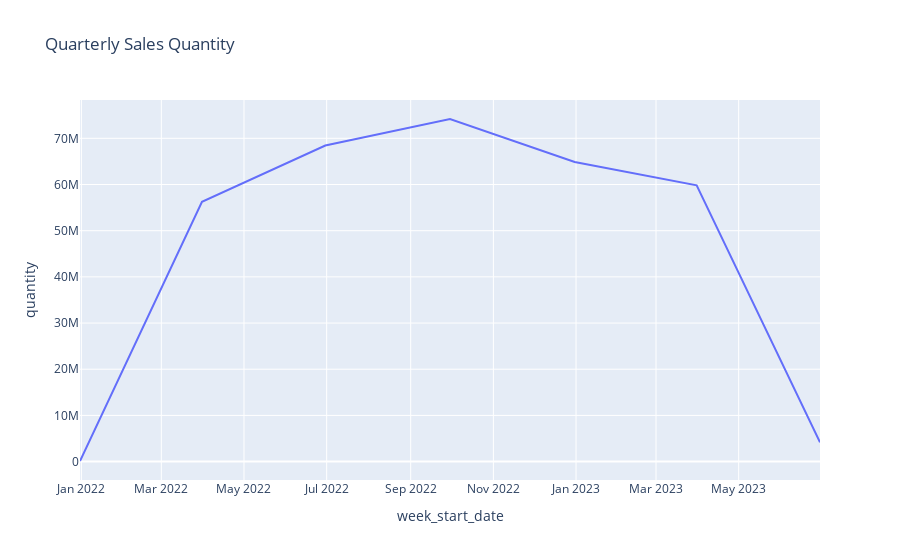

Notebook code cell kept with this figure:
### Markdown cell above
Sesuai plot diatas, bisa kita lihat quantity sales selalu naik turun tapi umum nya di jumlah yang berdekatan. Terjadi nya penurunan yang besar di sekitar awal May 2022. Saya asumsi ini disebabkan libur lebaran 2022, dimana sedang cuti bersama sehingga menurunkan transaksi yang terjadi. Sedangkan minggu setelah nya langsung mencetak record tertinggi penjualan dalam seminggu, mungkin juga disebabkan setelah lebaran, para konsumer mendapat THR sehingga banyak yang langsung berbelanja produk kita

### Code cell
quarterly = data.resample('Q', on='week_start_date').sum()
fig = px.line(quarterly, x=quarterly.index, y='quantity', title='Quarterly Sales Quantity')
fig.show()

### Figure 1 — Plotly figure (JSON) as saved in the notebook; plotly's stock layout.template omitted (floating-point values rounded to 4 significant figures)
{"data": [{"hovertemplate": "week_start_date=%{x}<br>quantity=%{y}<extra></extra>", "legendgroup": "", "line": {"color": "#636efa", "dash": "solid"}, "marker": {"symbol": "circle"}, "mode": "lines", "name": "", "orientation": "v", "showlegend": false, "type": "scatter", "x": ["2021-12-31T00:00:00", "2022-03-31T00:00:00", "2022-06-30T00:00:00", "2022-09-30T00:00:00", "2022-12-31T00:00:00", "2023-03-31T00:00:00", "2023-06-30T00:00:00"], "xaxis": "x", "y": [128808, 56246198, 68438232, 74183733, 64885653, 59824088, 4172070], "yaxis": "y"}], "layout": {"legend": {"tracegroupgap": 0}, "title": {"text": "Quarterly Sales Quantity"}, "xaxis": {"anchor": "y", "domain": [0, 1], "title": {"text": "week_start_date"}}, "yaxis": {"anchor": "x", "domain": [0, 1], "title": {"text": "quantity"}}}}
